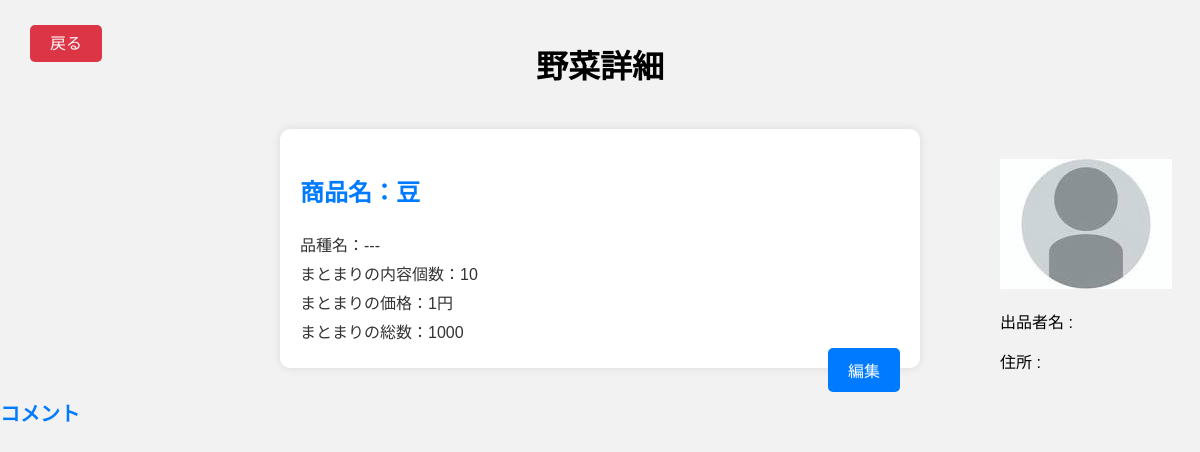
The app's page /seller/product/6/, older data.
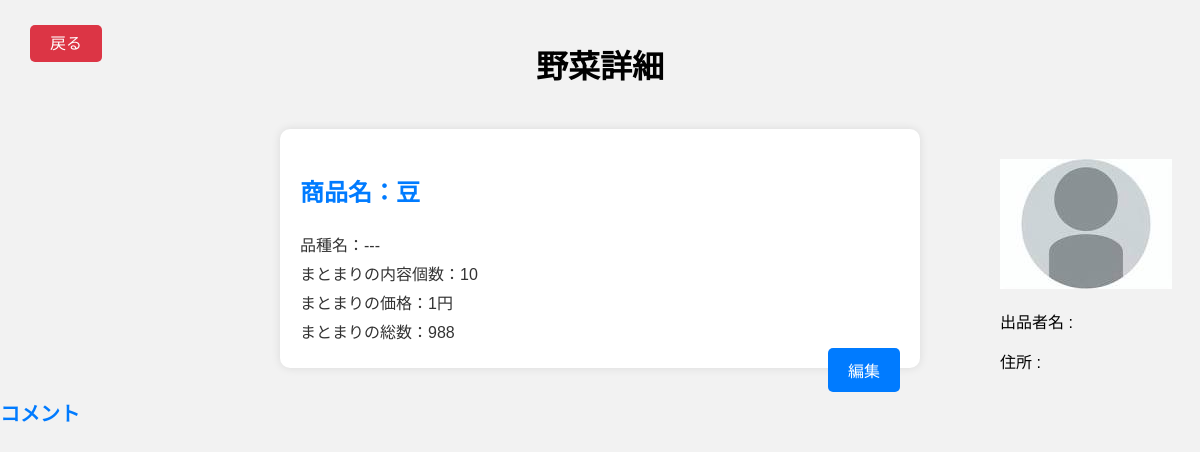
The same page, newer data.
### seller/models.py (models this page shows, shortened)
class Vegetable(models.Model):
    seller = models.ForeignKey(Seller, on_delete=models.CASCADE, related_name='vegetable')      # 出品者
    item_name = models.CharField(max_length=100)                                                # 品目名
    item_type = models.CharField(max_length=100, default='---')                                 # 品種名
    price = models.DecimalField(max_digits=100, decimal_places=2, default=0)                    # 単価
    content_quantity = models.PositiveIntegerField(default=1)                                   # まとまりの内容個数
    content_price = models.DecimalField(max_digits=100, decimal_places=2, default=0)            # まとまりの価格
    total_quantity = models.PositiveIntegerField(default=0)                                     # まとまりの総数

### seller/views.py (the view)
# urls.py: path('product/<int:vegetable_id>/', ProductDetailView.as_view(), name='product_detail'),
class ProductDetailView(DetailView):
    model = Vegetable
    template_name = 'seller/product_detail.html'
    context_object_name = 'vegetable'
    pk_url_kwarg = 'vegetable_id'

### seller/templates/seller/product_detail.html (shortened to what this page needs)
{% load static %}
<!DOCTYPE html>
<html>
<head>
    <link rel="stylesheet" type="text/css" href="{% static 'seller/css/product_detail.css' %}">
</head>
<body>
    <h1>野菜詳細</h1>
    <div class="personal-info">
        {% if user.profile_picture %}
        <img src="{{ user.profile_picture.url }}" alt="プロフィール画像">
        {% else %}
        <img src="{% static 'images/NoFace.jpg' %}" alt="プロフィール画像">
        {% endif %}
        <p>出品者名 : {{ user.last_name }} {{ user.first_name }}</p>
        <p>住所 : {{ seller.address}}</p>
    </div>
    <div class="product-detail">
        <h3>商品名：{{ vegetable.item_name }}</h3>
        <p>品種名：{{ vegetable.item_type }}</p>
        <p>まとまりの内容個数：{{ vegetable.content_quantity }}</p>
        <p>まとまりの価格：{{ vegetable.content_price|floatformat:"0" }}円</p>
        <p>まとまりの総数：{{ vegetable.total_quantity }}</p>
        <a href="{% url 'seller:edit_item' vegetable_id=vegetable.id %}" class="edit-btn">編集</a>
    </div>
    <div class="back-container">
        <a href="javascript:history.go(-1)" class="back-btn">戻る</a>
    </div>
    <div class="comment-section">
        <h2>コメント</h2>
    </div>
</body>
</html>

Row changes from the older to the newer data that the page shows:
changed Vegetable: total_quantity "1000" → "988"
